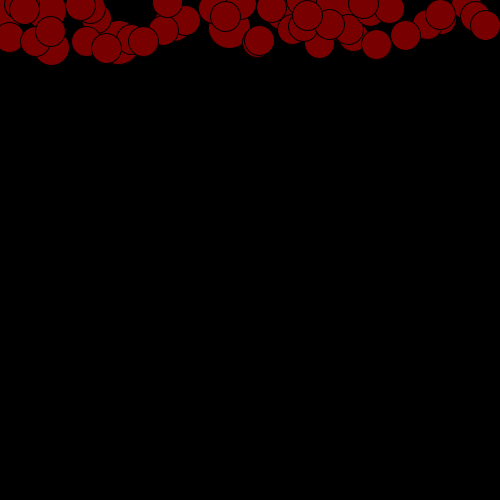
Frame 1 (no input)
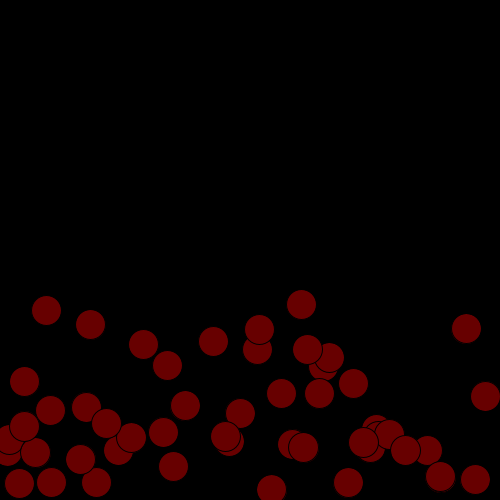
Frame 60 (the mouse pressed at the canvas centre just before this capture)
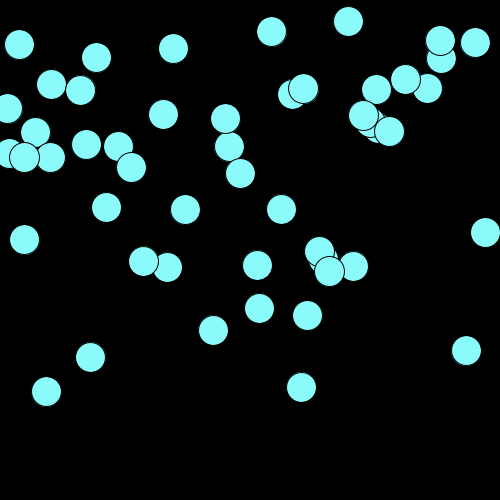
Frame 120 (the mouse held since frame 60 and released just before this capture)

The Processing sketch that drew these frames (run headless with seeded random() and noise(); from frame 60 on, the mouse is pressed at the canvas centre):

// Processing sketch: processing_66926
// ── processing_66926.pde

int ballNum=50;
int ballRadius = 30;

float[] circleX= new float[ballNum];
float[] circleY= new float[ballNum];
float[] ballSpeed = new float [ballNum];



void setup() {
  size(500, 500);
  background(0);
  smooth();
  frameRate(30); 


  for (int i = 0; i < ballNum; i++) {
    circleX[i] =random (500);
    circleY[i] = random (0,50);
    ballSpeed[i] = random(5,11);
  }
}


void draw  () {
  background(0);
  fill(random(255), mouseX, mouseY);
  ellipseMode(RADIUS);
  
  for (int i = 0; i <  ballNum; i++) {
    ellipse(circleX[i], circleY[i], ballRadius, ballRadius);
    ballRadius = constrain(ballRadius-1, 15, 22);
  }
  for (int i = 0; i < circleX.length; i++) {
    if ((circleY[i] >= width) || (circleY[i] <=0)) {
      ballSpeed[i] = ballSpeed[i] * -1; 
  }
  circleY[i] = circleY[i]+ ballSpeed[i]; 
}
}
